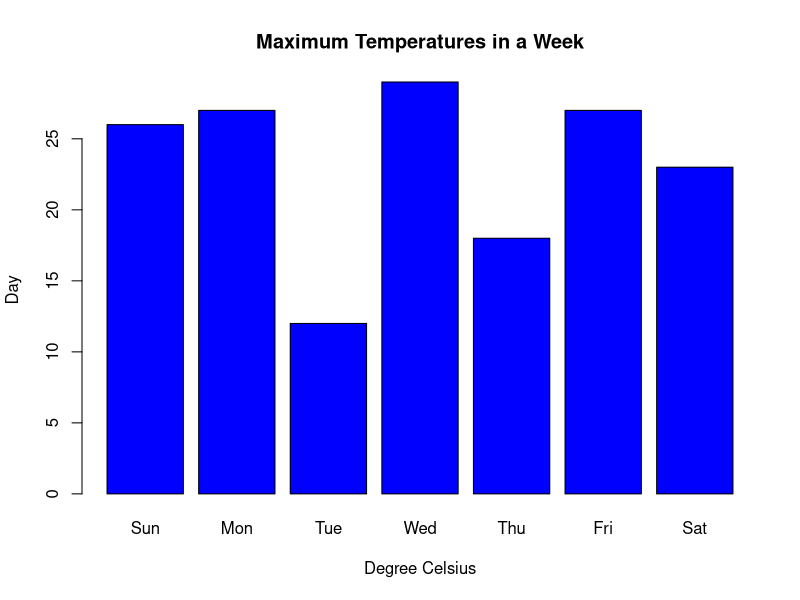

R code for this plot:

temperatures <- c(26, 27, 12, 29, 18, 27, 23)

result <- barplot(temperatures, 
                  main = "Maximum Temperatures in a Week", 
                  xlab = "Degree Celsius",
                  ylab = "Day",
                  names.arg = c("Sun", "Mon", "Tue", "Wed", "Thu", "Fri", "Sat"),
                  col = "blue",
                  
)
print(result)
